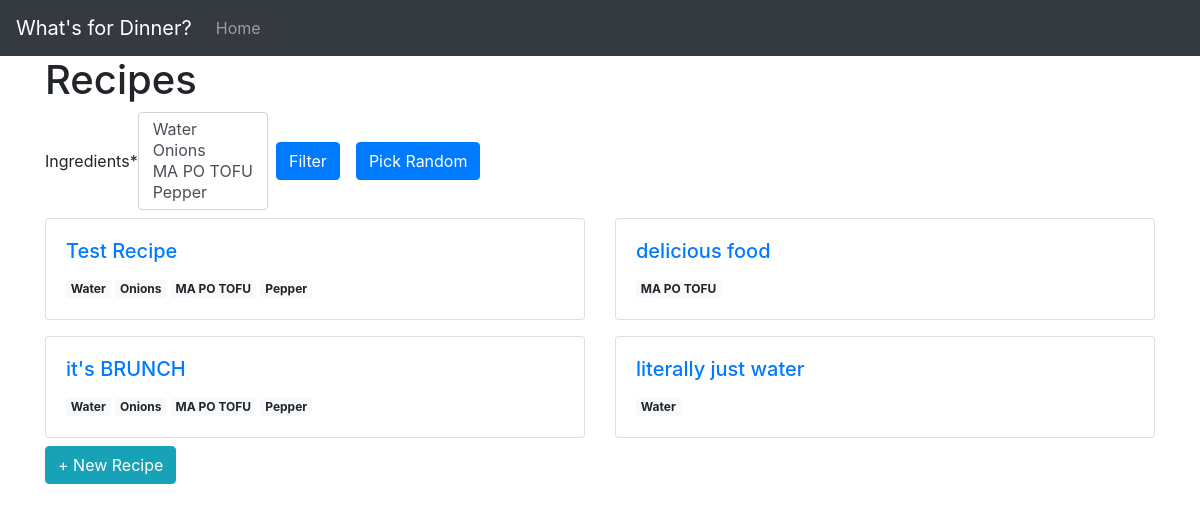
The app's page /, older data.
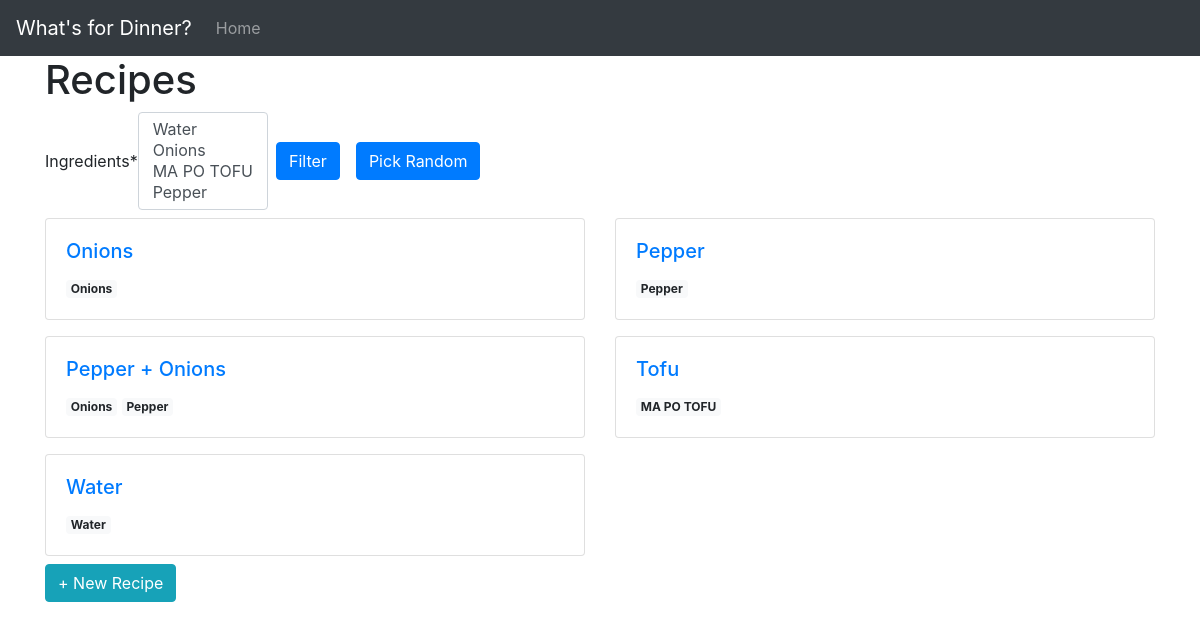
The same page, newer data.
### recipes/models.py (models this page shows, shortened)
class Recipe(models.Model):
    name = models.CharField(max_length=200, help_text='Enter the recipe name.')
    desc = models.TextField(help_text='Enter the recipe steps.', blank=True )
    ingredients = models.ManyToManyField(Ingredient)
    class Meta:
        ordering = ['name']
    def get_absolute_url(self):
        return reverse('recipe-detail', kwargs={'pk':self.pk})

class Ingredient(models.Model):
    name = models.CharField(max_length=60)
    def __str__(self):
        return self.name

### recipes/views.py (the view)
# urls.py: path('', views.RecipeListView.as_view(), name='index'),
class RecipeListView(ListView):
    model = Recipe
    template_name = 'recipes/index.html' #Specify our own template
    def get_context_data(self, **kwargs):
        context = super().get_context_data(**kwargs)
        context['form'] = SearchForm()
        return context

### recipes/forms.py
class SearchForm(forms.ModelForm):
     class Meta:
         model = Recipe
         fields = ['ingredients']

### recipes/templates/recipes/index.html
{% extends "base.html" %}
{% load crispy_forms_tags %}
{% block content %}
    <h1>Recipes</h1>
    <div class="row">
        <div class="col">
            <form class="form-inline" action="{% url 'recipe-results' %}" method="GET">
                <div class="form-group">
                    {{ form|crispy }}
                </div>
                <input class="btn btn-primary mx-2" type="submit" name="filter" value="Filter">
                <input class="btn btn-primary mx-2" type="submit" name="randomize" value="Pick Random">
            </form>
        </div>
    </div>
    {% if object_list %}
    <div class="row">
        {% for recipe in object_list %}
            <div class="col-sm-6 my-2">
            <div class="card h-100">
                <div class="card-body">
                    <a href="{{ recipe.get_absolute_url }}"><h5 class="card-title">{{ recipe.name }}</h5></a>
                    {% for ingredient in recipe.ingredients.all %}
                        <span class="badge badge-light">{{ ingredient.name }}</span>
                    {% endfor %}
                </div>
            </div>
            </div>
        {% endfor %}
    </div>
    {% else %}
    <p>No recipes added yet!</p>
    {% endif %}
    <a class="btn btn-info" href="{% url 'recipe-add' %}">+ New Recipe</a>
{% endblock %}

### templates/base.html (shortened to what this page needs)
<!DOCTYPE html>
<html lang="en">
<head>
  <link rel="stylesheet" href="https://stackpath.bootstrapcdn.com/bootstrap/4.3.1/css/bootstrap.min.css">
</head>
<body>
  <nav class="navbar navbar-expand-md navbar-dark bg-dark">
    <a class="navbar-brand" href="#">What's for Dinner?</a>
    <div class="collapse navbar-collapse" id="navbarSupportedContent">
      <ul class="navbar-nav mr-auto">
        <li class="nav-item">
          <a class="nav-link" href="{% url 'index' %}">Home</a>
        </li>
      </ul>
    </div>
  </nav>
  <div class="container">
            {% block content %}
            {% endblock %}
  </div>
</body>
</html>

Row changes from the older to the newer data that the page shows:
changed Recipe: name "delicious food" → "Onions"; gains Ingredient (name "Onions"); loses Ingredient (name "MA PO TOFU"); moves up the list
changed Recipe: name "literally just water" → "Pepper"; gains Ingredient (name "Pepper"); loses Ingredient (name "Water"); moves up the list
added Recipe: name "Pepper + Onions", Ingredient (name "Onions"), Ingredient (name "Pepper")
changed Recipe: name "it's BRUNCH" → "Tofu"; loses Ingredient (name "Water"); loses Ingredient (name "Onions"); loses Ingredient (name "Pepper"); moves down the list
changed Recipe: name "Test Recipe" → "Water"; loses Ingredient (name "Onions"); loses Ingredient (name "MA PO TOFU"); loses Ingredient (name "Pepper")
